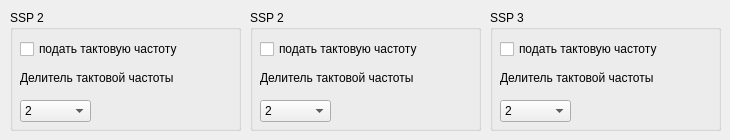
      <widget class="QWidget" name="tab_14">
       <attribute name="title">
        <string>SSP</string>
       </attribute>
       <widget class="QGroupBox" name="groupBox_23">
        <property name="geometry">
         <rect>
          <x>10</x>
          <y>10</y>
          <width>231</width>
          <height>121</height>
         </rect>
        </property>
        <property name="title">
         <string>SSP 2</string>
        </property>
        <widget class="QCheckBox" name="checkBox_80">
         <property name="geometry">
          <rect>
           <x>10</x>
           <y>30</y>
           <width>171</width>
           <height>18</height>
          </rect>
         </property>
         <property name="text">
          <string>подать тактовую частоту</string>
         </property>
        </widget>
        <widget class="QLabel" name="label_31">
         <property name="geometry">
          <rect>
           <x>10</x>
           <y>60</y>
           <width>171</width>
           <height>16</height>
          </rect>
         </property>
         <property name="text">
          <string>Делитель тактовой частоты</string>
         </property>
        </widget>
        <widget class="QComboBox" name="comboBox_28">
         <property name="geometry">
          <rect>
           <x>10</x>
           <y>90</y>
           <width>71</width>
           <height>22</height>
          </rect>
         </property>
         <item>
          <property name="text">
           <string>2</string>
          </property>
         </item>
         <item>
          <property name="text">
           <string>4</string>
          </property>
         </item>
         <item>
          <property name="text">
           <string>8</string>
          </property>
         </item>
         <item>
          <property name="text">
           <string>16</string>
          </property>
         </item>
         <item>
          <property name="text">
           <string>32</string>
          </property>
         </item>
         <item>
          <property name="text">
           <string>64</string>
          </property>
         </item>
         <item>
          <property name="text">
           <string>128</string>
          </property>
         </item>
        </widget>
       </widget>
       <widget class="QGroupBox" name="groupBox_24">
        <property name="geometry">
         <rect>
          <x>250</x>
          <y>10</y>
          <width>231</width>
          <height>121</height>
         </rect>
        </property>
        <property name="title">
         <string>SSP 2</string>
        </property>
        <widget class="QCheckBox" name="checkBox_81">
         <property name="geometry">
          <rect>
           <x>10</x>
           <y>30</y>
           <width>171</width>
           <height>18</height>
          </rect>
         </property>
         <property name="text">
          <string>подать тактовую частоту</string>
         </property>
        </widget>
        <widget class="QLabel" name="label_32">
         <property name="geometry">
          <rect>
           <x>10</x>
           <y>60</y>
           <width>171</width>
           <height>16</height>
          </rect>
         </property>
         <property name="text">
          <string>Делитель тактовой частоты</string>
         </property>
        </widget>
        <widget class="QComboBox" name="comboBox_29">
         <property name="geometry">
          <rect>
           <x>10</x>
           <y>90</y>
           <width>71</width>
           <height>22</height>
          </rect>
         </property>
         <item>
          <property name="text">
           <string>2</string>
          </property>
         </item>
         <item>
          <property name="text">
           <string>4</string>
          </property>
         </item>
         <item>
          <property name="text">
           <string>8</string>
          </property>
         </item>
         <item>
          <property name="text">
           <string>16</string>
          </property>
         </item>
         <item>
          <property name="text">
           <string>32</string>
          </property>
         </item>
         <item>
          <property name="text">
           <string>64</string>
          </property>
         </item>
         <item>
          <property name="text">
           <string>128</string>
          </property>
         </item>
        </widget>
       </widget>
       <widget class="QGroupBox" name="groupBox_25">
        <property name="geometry">
         <rect>
          <x>490</x>
          <y>10</y>
          <width>231</width>
          <height>121</height>
         </rect>
        </property>
        <property name="title">
         <string>SSP 3</string>
        </property>
        <widget class="QCheckBox" name="checkBox_82">
         <property name="geometry">
          <rect>
           <x>10</x>
           <y>30</y>
           <width>171</width>
           <height>18</height>
          </rect>
         </property>
         <property name="text">
          <string>подать тактовую частоту</string>
         </property>
        </widget>
        <widget class="QLabel" name="label_33">
         <property name="geometry">
          <rect>
           <x>10</x>
           <y>60</y>
           <width>171</width>
           <height>16</height>
          </rect>
         </property>
         <property name="text">
          <string>Делитель тактовой частоты</string>
         </property>
        </widget>
        <widget class="QComboBox" name="comboBox_30">
         <property name="geometry">
          <rect>
           <x>10</x>
           <y>90</y>
           <width>71</width>
           <height>22</height>
          </rect>
         </property>
         <item>
          <property name="text">
           <string>2</string>
          </property>
         </item>
         <item>
          <property name="text">
           <string>4</string>
          </property>
         </item>
         <item>
          <property name="text">
           <string>8</string>
          </property>
         </item>
         <item>
          <property name="text">
           <string>16</string>
          </property>
         </item>
         <item>
          <property name="text">
           <string>32</string>
          </property>
         </item>
         <item>
          <property name="text">
           <string>64</string>
          </property>
         </item>
         <item>
          <property name="text">
           <string>128</string>
          </property>
         </item>
        </widget>
       </widget>
      </widget>
